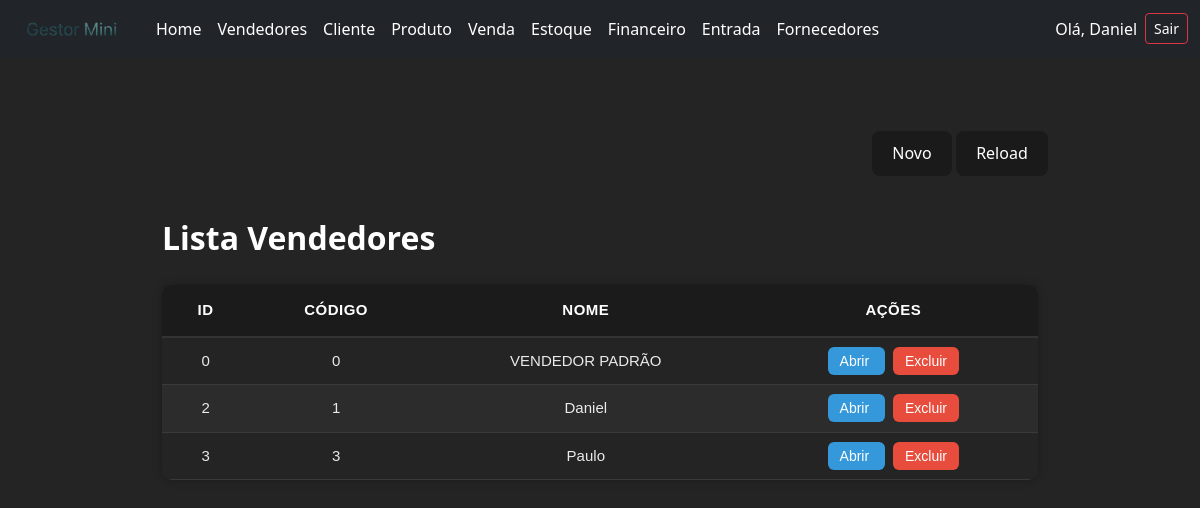
Page /vendedores/ (signed in) on the committed database.
### core/models.py (models this page shows, shortened)
class Vendedor(models.Model):
    codigo = models.IntegerField()
    nome = models.CharField(max_length=100)

### core/views.py (the view)
# urls.py: path('vendedores/',views.vendedorview,name='vendedores'),
@login_required
def vendedorview(request):
    vendedores = Vendedor.objects.all()
    return render(request,'modelos/vendedores.html',{
        'vendedores':vendedores})

### core/templates/modelos/vendedores.html (shortened to what this page needs)
<!DOCTYPE html>
<html lang="pt-br">
<head>
    {% load static %}
    <link rel="stylesheet" href="{% static 'home.css' %}">
</head>
<body>
    {% include 'components/navbar.html' %}
    <div class="divcentral">
        <div class="controlebuttons">
            <div class="buttonsalign">
                <button class="buttonp">
                    <a href="{% url 'cadastrovendedor' %}">Novo</a>
                </button>
                <button class="buttonp">
                    <a href="{% url 'vendedores' %}">Reload</a>
                </button>
            </div>
        </div>
        <div class="grid">
            <h2 class="boldtext">Lista Vendedores</h2>
            <table class="tabela-vendedores table-hover ">
                <thead>
                    <tr>
                        <th class="text-center">ID</th>
                        <th class="text-center">Código</th>
                        <th class="text-center">Nome</th>
                        <th class="text-center">Ações</th>
                    </tr>
                </thead>
                <tbody>
                    {% for v in vendedores %}
                    <tr>
                        <td class="text-center">{{ v.id }}</td>
                        <td class="text-center">{{ v.codigo }}</td>
                        <td class="text-center">{{ v.nome }}</td>
                        <td class="text-center">
                            <a href="{% url 'editarvendedor' v.id %}" class="btn-detalhe me-2">
                                Abrir
                            </a>
                            <a href="{% url 'removervendedor' v.id %}" class="btn-delete">
                                Excluir
                            </a>
                        </td>
                    </tr>
                    {% endfor %}
                </tbody>
            </table>
        </div>
    </div>
</body>
</html>

### core/templates/components/navbar.html (shortened to what this page needs)
<!DOCTYPE html>
<html lang="en">
<head>
    <link href="https://cdn.jsdelivr.net/npm/bootstrap@5.3.3/dist/css/bootstrap.min.css" rel="stylesheet">
    {% load static %}
    <link rel="stylesheet" href="{% static 'style.css'%}">
</head>
<body>
    <nav class="navbar navbar-expand-lg navbar-dark bg-dark">
  <div class="container-fluid">
    <a class="navbar-brand" href="{% url 'home' %}"><img class="img" src="{% static 'images/fraselogo.png' %}" alt=""></a>
    <div class="collapse navbar-collapse" id="navbarMenu">
      <ul class="navbar-nav me-auto mb-2 mb-lg-0">
        <li class="nav-item">
          <a class="nav-link active" href="{% url 'home' %}">Home</a>
        </li>
        <li class="nav-item">
          <a class="nav-link" href="{%url 'vendedores' %}">Vendedores</a>
        </li>
        <li class="nav-item">
          <a class="nav-link" href="{% url 'clientes' %}">Cliente</a>
        </li>
        <li class="nav-item">
          <a class="nav-link" href="{% url 'produtos' %}">Produto</a>
        </li>
        <li class="nav-item">
          <a class="nav-link" href="{% url 'vendas' %}">Venda</a>
        </li>
        <li class="nav-item">
          <a class="nav-link" href="{% url 'estoque' %}">Estoque</a>
        </li>
        <li class="nav-item">
          <a class="nav-link" href="{% url 'duplicatas' %}">Financeiro</a>
        </li>
        <li>
          <a class="nav-link" href="{% url 'entradas' %}">Entrada</a>
        </li>
        <li>
          <a class="nav-link" href="{% url 'fornecedores' %}">Fornecedores</a>
        </li>
      </ul>
      {% if user.is_authenticated %}
      <div class="d-flex align-items-center ms-auto mb-2 mb-lg-0">
          <small class="me-2 nav-link">Olá, {{ user.username }}</small>
          <a href="{% url 'logout' %}" class="btn btn-outline-danger btn-sm">Sair</a>
      </div>
      {% else %}
      <div class="d-flex">
        <a href="/login" class="btn btn-outline-light">Login</a>
      </div>
      {% endif %}
    </div>
  </div>
</nav>
</body>
</html>

### static/home.css (style rules this page uses)
* { margin: 0; padding: 0; box-sizing: border-box; color: white; }
a { font-weight: 500 !important; color: #ffffff !important; text-decoration: inherit !important; }
:root { font-family: Inter, system-ui, Avenir, Helvetica, Arial, sans-serif; line-height: 1.5; font-weight: 400; color-scheme: light dark; color: rgba(255, 255, 255, 0.87) !important; background-color: #242424; -webkit-font-smoothing: antialiased; -moz-osx-font-smoothing: grayscale; }
body { background-color: #242424 !important; color: rgba(255, 255, 255, 0.87) !important; }
.buttonp { border-radius: 8px; border: 1px solid transparent; padding: 0.6em 1.2em; font-size: 1em; font-weight: 500; background-color: #1a1a1a; cursor: pointer; transition: 0.25s; }
.divcentral { height: 20em; padding-top: 30px; display: flex; flex-direction: column; justify-content: space-evenly; align-items: center; }
.controlebuttons { width: 75%; display: flex; justify-content: end; align-items: center; }
.buttonsalign { display: flex; width: 20%; justify-content: space-around; align-items: center; }
.grid { height: 40%; width: 73%; display: flex; flex-direction: column; align-items: start; justify-content: start; }
.tabela-vendedores { width: 100%; border-collapse: collapse; margin-top: 20px; font-family: Arial, sans-serif; font-size: 15px; background-color: #242424; border-radius: 10px; overflow: hidden; box-shadow: 0 0 10px rgba(0,0,0,0.25); }
.tabela-vendedores thead th { background-color: #1b1b1b !important; color: #ffffff; text-align: left; padding: 14px 16px; font-weight: 700; text-transform: uppercase; letter-spacing: 0.5px; border-bottom: 2px solid #333; }
.tabela-vendedores tbody tr:nth-child(even) { background-color: #2c2c2c; }
.tabela-vendedores tbody tr:nth-child(odd) { background-color: #242424; }
.tabela-vendedores th, .tabela-vendedores td { padding: 12px 14px; border-bottom: 1px solid #3a3a3a; color: #eaeaea; }
.btn-detalhe, .btn-delete { padding: 6px 12px; border-radius: 6px; color: white; font-size: 14px; text-decoration: none; transition: 0.2s; }
.btn-detalhe { background: #3498db; }
.btn-delete { background: #e74c3c; }
.boldtext { font-weight: bold; }

### static/style.css (style rules this page uses)
.img { width: 120px; height: 30px; }

### rows in the picture
Vendedor: id "0", codigo "0", nome "VENDEDOR PADRÃO"
Vendedor: id "2", codigo "1", nome "Daniel"
Vendedor: id "3", codigo "3", nome "Paulo"

### other values in the picture
{{ user.username }} "Daniel"
